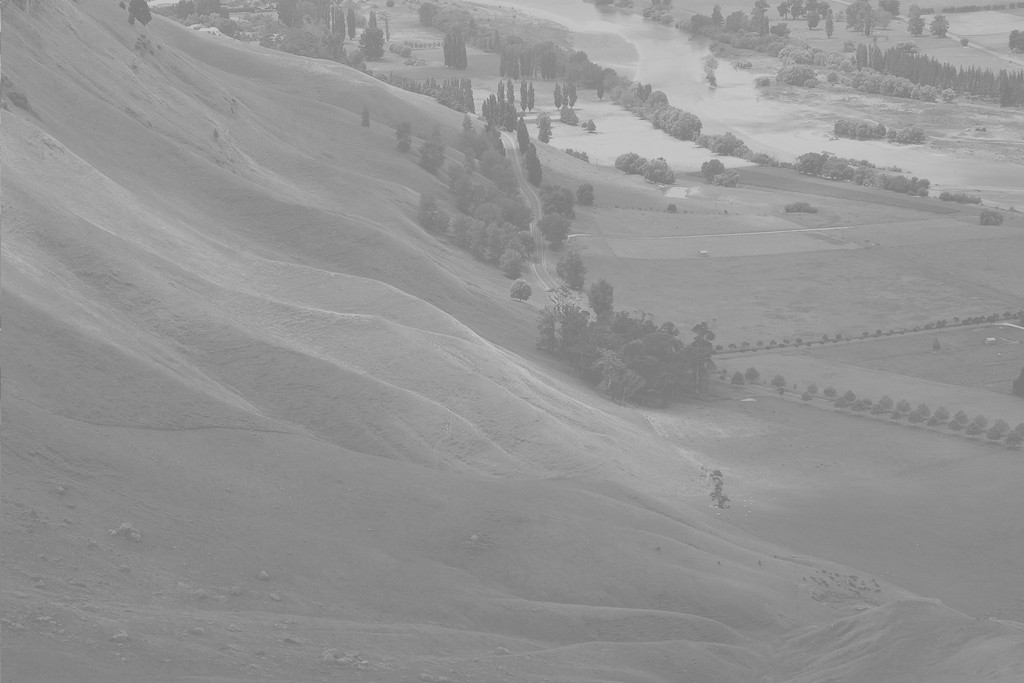
#> input picture sample.jpg, 1024 x 683 px
$ python grayscale.py
#> lines starting #> are read from the running program, lines starting #| are printed output that depends on the picture
import cv2 as cv
import numpy as np

#입력값 value가 m보다 작을시 0으로 만드는 함수, 영상의 평균 밝기 이하의 값을 0으로 변환함
def AverageUnderZero(value,m):
    if value<m:
        value = 0
    return value
#opencv, numpy 버전 확인
print(cv.__version__)
print(np.__version__)

#영상을 그레이스케일로 불러옴
sample = cv.imread('sample.jpg',cv.IMREAD_GRAYSCALE)
#> sample is the input picture: shape (683, 1024); min 114, max 208, mean 148

#영상의 평균 밝기를 구해 ave에 저장함
temp = cv.mean(sample)
#> temp = (148, 0, 0, 0)
ave = temp[0]
#> ave = 148

#새로 저장할 영상을 저장할 공간을 생성, shape나 type은 sample이미지에서 가져옴
dst = np.empty(sample.shape,dtype=sample.dtype)


#영상의 픽셀들을 검사하여, 평균 밝기 이하인 값들을 0으로 치환함
for y in range(sample.shape[0]):
    for x in range(sample.shape[1]):
        dst[y,x] = AverageUnderZero(sample[y,x],ave)
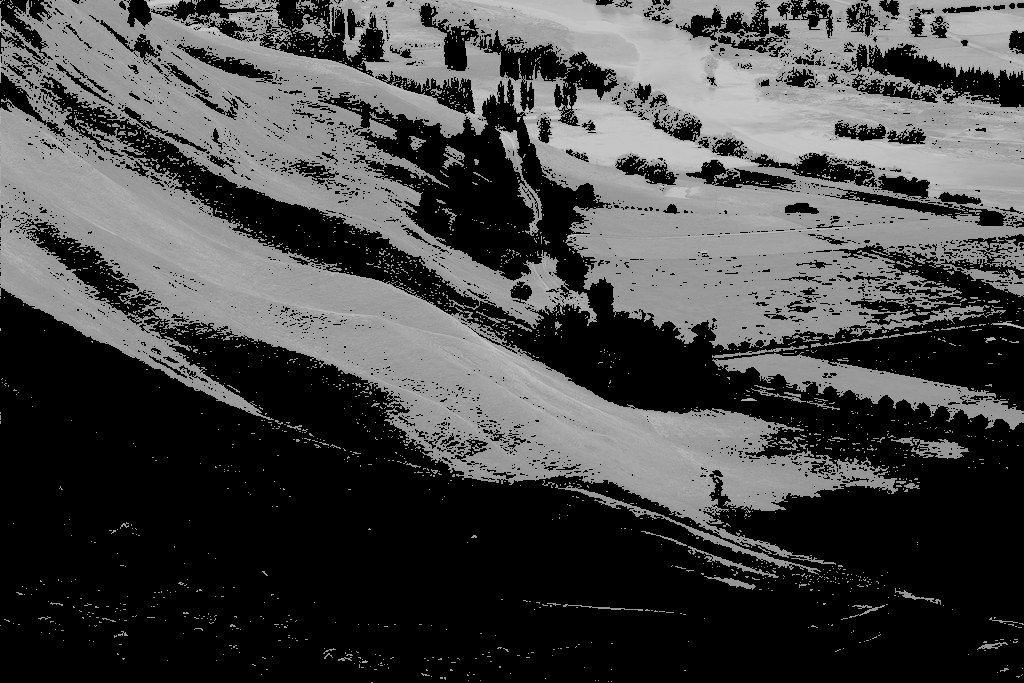
#> dst: shape (683, 1024); min 0, max 208, mean 70.2

#샘플 이미지와 결과 이미지를 창을 띄워 확인
cv.imshow('sample',sample)
cv.imshow('dst',dst)
cv.waitKey()
#영상 저장, 경로는 파이썬 파일이 있는 디렉토리에 저장함
cv.imwrite('output.jpg',dst)
#열린 모든창을 닫음
cv.destroyAllWindows()
